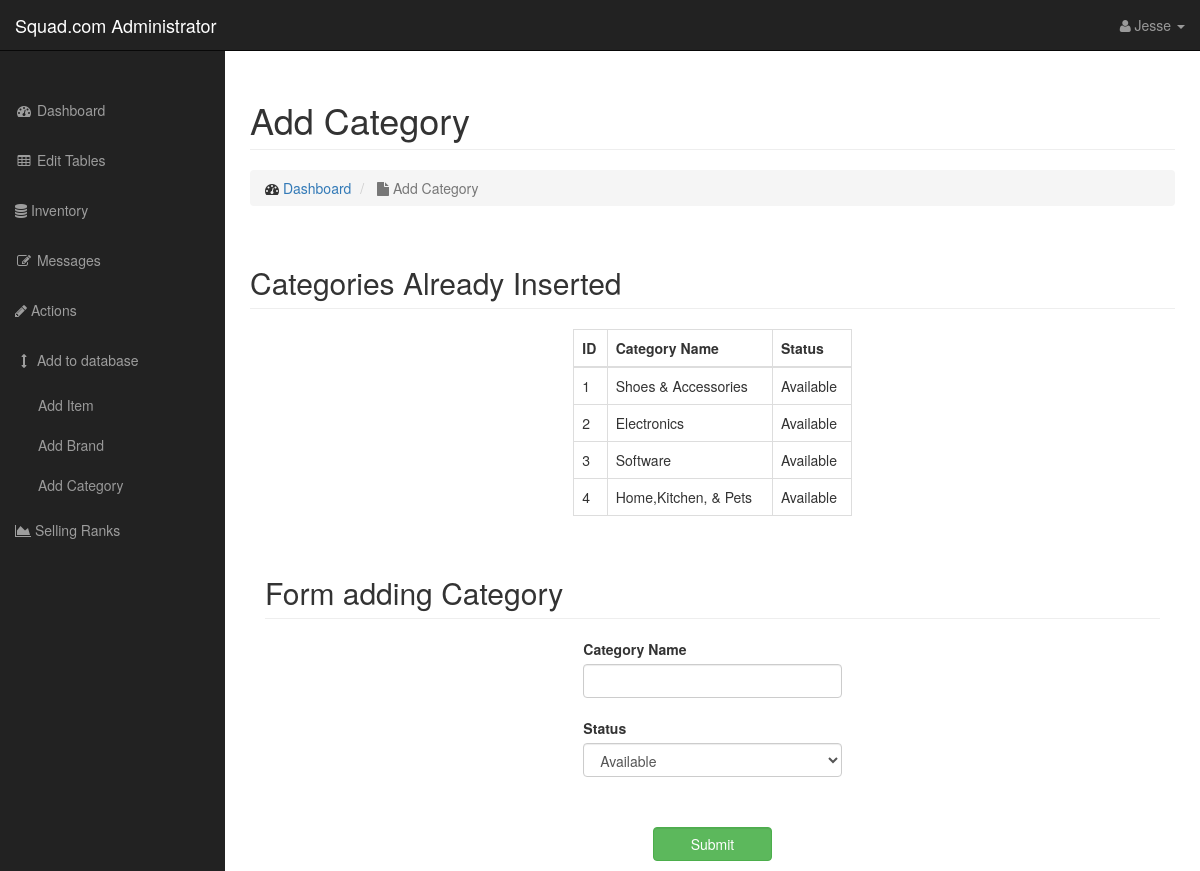
Page /Squad.com/admin/public/add/addingCategory (signed in) on the committed database.
### tables this page shows
CREATE TABLE `category` (
  `category_id` int(4) NOT NULL,
  `category_name` varchar(20) NOT NULL,
  `status` varchar(20) NOT NULL
);

### Squad.com/admin/app/controllers/add.php (called while the page is built, shortened)
<?php
class add extends Controller{
    public function addingCategory(){
        $category = $this->model('category');
        $categories = $category->findAll();
        $this->view('addCategory',['categories'=>$categories]);
    }
}
?>

### Squad.com/admin/app/core/App.php (called while the page is built, shortened)
<?php
class App{
	protected $method = 'index';
	public function __construct(){
		$url = $this->parseUrl();
		if(file_exists('../app/controllers/' . $url[0] . '.php')){
			unset($url[0]);
		}
		$this->controller = new $this->controller;
		if(isset($url[1])){
			if(method_exists($this->controller, $url[1])){
				$this->method = $url[1];
				unset($url[1]);
			}
		}
		$this->params = $url ? array_values($url) : [];
		call_user_func_array([$this->controller,$this->method], $this->params);
	}
	public function parseUrl(){
		if(isset($_GET['url'])){
			return $url = explode('/', filter_var( rtrim($_GET['url'],'/'), FILTER_SANITIZE_URL));
		}
	}
}
?>

### Squad.com/admin/public/index.php (called while the page is built, shortened)
<?php
    $app = new App;
?>

### Squad.com/admin/app/core/PDOLayer.php (called while the page is built, shortened)
<?php
class PDOLayer{
    protected $_connection;
    protected $_className;
    protected $_selectAll;
    protected $_DBName = 'squad.com.db';
    protected $_exclusions = ['_connection','_className','_classProps','_exclusions','_additions','_DBName','_insert','_update','_delete','_selectOne','_selectAll'];
    public function __construct(PDO $connection = null)
    {
        $this->_connection = $connection;
        if ($this->_connection === null) {
            $this->_connection = new PDO('mysql:host=localhost;dbname=' . $this->_DBName, 'root', '');
            $this->_connection->setAttribute(PDO::ATTR_ERRMODE, PDO::ERRMODE_EXCEPTION);
        }
    }
    public function findAll()
    {
        $stmt = $this->_connection->prepare($this->_selectAll);
        $stmt->execute();
        $stmt->setFetchMode(PDO::FETCH_CLASS, $this->_className);
        $returnVal = [];
        while($rec = $stmt->fetch()){
        	$returnVal[] = $rec;
        }
        return $returnVal;
    }
	public function getInfo(){
        $this->_className = get_class($this);
        $this->_classProps = [];
		$array = get_object_vars($this);
		foreach ($array as $key => $value) {
			if(!in_array($key, $this->_exclusions))
				$this->_classProps[] = $key;
		}
		$num = count($this->_classProps);
		$this->_selectAll 	= "SELECT * FROM $this->_className";
	}
}
?>

### Squad.com/admin/app/views/addCategory.php (the view, shortened to what this page needs)
<!DOCTYPE html>
<html lang="en">
<div class="container-fluid">
    <div class="row">
        <div class="col-lg-12">
            <h1 class="page-header">
                Add Category
            </h1>
            <ol class="breadcrumb">
                <li>
                    <i class="fa fa-dashboard"></i>  <a href="./">Dashboard</a>
                </li>
                <li class="active">
                    <i class="fa fa-file"></i> Add Category
                </li>
            </ol>
        </div>
    </div>
    <div class="row">
        <div class="col-lg-12">
            <h2 class="page-header">Categories Already Inserted</h2>
            <div class="col-lg-4 col-lg-offset-4">
                <table class="table table-bordered table-hover">
                    <thead>
                    <tr>
                        <th>ID</th>
                        <th>Category Name</th>
                        <th>Status</th>
                    </tr>
                    </thead>
                    <tbody>
                    <?php
                        foreach ($data['categories'] as $cat){
                            echo "<tr>";
                                echo "<td> $cat->category_id</td>";
                                echo "<td> $cat->category_name</td>";
                                echo "<td> $cat->status</td>";
                            echo "</tr>";
                        }
                    ?>
                    </tbody>
                </table>
            </div>
            <div class="col-lg-12">
                <h2 class="page-header">Form adding Category</h2>
                <form class="form-group" id="_form" action="" method="post" enctype="multipart/form-data" style="margin-bottom: 15%;">
                    <div class="col-lg-12" style="margin-bottom:50px;">
                        <div class="col-lg-4 col-lg-offset-4">
                            <label for="user">Category Name</label>
                            <input type="text" class="form-control" name="cname">
                            <br>
                            <label for="user">Status</label>
                            <select class="form-control" name="status">
                                <option value="Available">Available</option>
                            </select>
                        </div>
                    </div>
                    <br>
                    <div class="col-lg-2 col-lg-offset-5">
                        <input type="submit" class="btn btn-success form-control" name="submit">
                    </div>
                </form>
            </div>
        </div>
    </div>
</div>
</html>

### Squad.com/admin/public/css/sb-admin.css (style rules this page uses)
body { margin-top: 100px; background-color: #222; }
@media (min-width:768px) { body { margin-top: 50px; } }

### rows in the picture
category: category_id "1", category_name "Shoes & Accessories", status "Available"
category: category_id "2", category_name "Electronics", status "Available"
category: category_id "3", category_name "Software", status "Available"
category: category_id "4", category_name "Home,Kitchen, & Pets", status "Available"

### other values in the picture
$_SESSION['admin'] "Jesse"
